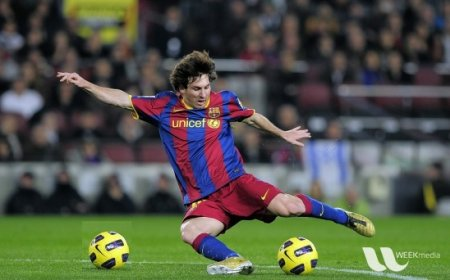
#> input picture opencv_tut/images/Messi5.jpg, 450 x 280 px, given in place of the camera
$ python self_blur_filters.py   (Python 2 division)
#> lines starting #> are read from the running program, lines starting #| are printed output that depends on the picture; after the words box and inside, x2 and y2 are one past the last pixel; in counts of white or black regions, pixels touching at a corner belong together
#!/usr/bin/env python
# MIT License

# Copyright (c) 2017 Jetsonhacks

# Permission is hereby granted, free of charge, to any person obtaining a copy
# of this software and associated documentation files (the "Software"), to deal
# in the Software without restriction, including without limitation the rights
# to use, copy, modify, merge, publish, distribute, sublicense, and/or sell
# copies of the Software, and to permit persons to whom the Software is
# furnished to do so, subject to the following conditions:

# The above copyright notice and this permission notice shall be included in all
# copies or substantial portions of the Software.

# THE SOFTWARE IS PROVIDED "AS IS", WITHOUT WARRANTY OF ANY KIND, EXPRESS OR
# IMPLIED, INCLUDING BUT NOT LIMITED TO THE WARRANTIES OF MERCHANTABILITY,
# FITNESS FOR A PARTICULAR PURPOSE AND NONINFRINGEMENT. IN NO EVENT SHALL THE
# AUTHORS OR COPYRIGHT HOLDERS BE LIABLE FOR ANY CLAIM, DAMAGES OR OTHER
# LIABILITY, WHETHER IN AN ACTION OF CONTRACT, TORT OR OTHERWISE, ARISING FROM,
# OUT OF OR IN CONNECTION WITH THE SOFTWARE OR THE USE OR OTHER DEALINGS IN THE
# SOFTWARE.

import sys
import cv2
import numpy as np

def read_cam():
    # On versions of L4T previous to L4T 28.1, flip-method=2
    # Use the Jetson onboard camera
    cap = cv2.VideoCapture(0)
    if cap.isOpened():
        windowName = "CannyDemo"
        cv2.namedWindow(windowName, cv2.WINDOW_NORMAL)
        cv2.resizeWindow(windowName,1280,720)
        cv2.moveWindow(windowName,0,0)
        cv2.setWindowTitle(windowName,"Canny Edge Detection")
        showWindow=3  # Show all stages
        showHelp = True
        font = cv2.FONT_HERSHEY_PLAIN
        helpText="'Esc' to Quit, '1' for Camera Feed, '2' for Canny Detection, '3' for All Stages. '4' to hide help"
        edgeThreshold=40
        showFullScreen = False
        while True:
            if cv2.getWindowProperty(windowName, 0) < 0: # Check to see if the user closed the window
                # This will fail if the user closed the window; Nasties get printed to the console
                break;
            ret_val, frame = cap.read(); #actual image
#> frame is the input picture: shape (280, 450, 3); mean B, G, R 72.3, 85.8, 82.3
            hsv=cv2.cvtColor(frame, cv2.COLOR_BGR2GRAY) #converts an image from one color space to another
            blur=cv2.GaussianBlur(hsv,(7,7),1.5) #verschwommenes black-white
            edges=cv2.Canny(blur,0,edgeThreshold) #canny filter
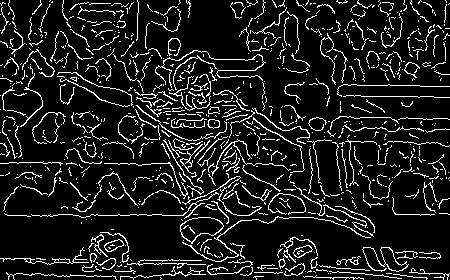
#> edges: shape (280, 450); 11.4% white in thin lines or dots

            blur2 = cv2.blur(frame,(89,89)) #(src, (ksize.width, ksize.height) )
            median = cv2.medianBlur(frame,89) #(src, ksize must be odd and greater 1)
            laplacian = cv2.Laplacian(frame,-1) #(src, depth)
            biliteral = cv2.bilateralFilter(frame,3,75,75) #(src, diameter, sigmacolor, sigmaspace)
            filter2D= cv2.filter2D(frame,-1,5)  #(src, ddepth, kernel)

            #erode = cv2.erode(frame, 5)

            if showWindow == 3:  # Need to show the 4 stages
                # Composite the 2x2 window
                # Feed from the camera is RGB, the others gray
                # To composite, convert gray images to color.
                # All images must be of the same type to display in a window
                frameRs=cv2.resize(frame, (426,240))
                hsvRs=cv2.resize(hsv,(426,240))
                blurRs=cv2.resize(blur,(426,240))
                edgesRs=cv2.resize(edges,(426,240))

                blur2Rs=cv2.resize(blur2,(426,240))
                medianRs=cv2.resize(median,(426,240))
                laplacianRs=cv2.resize(laplacian,(426,240))
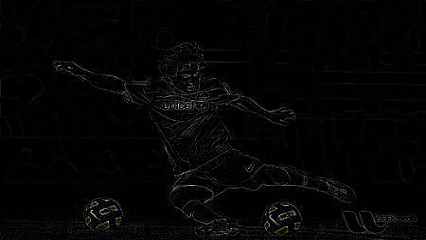
#> laplacianRs: shape (240, 426, 3); mean B, G, R 5, 4.8, 5
                biliteralRs=cv2.resize(biliteral,(426,240))
                filter2DRs=cv2.resize(filter2D,(426,240))
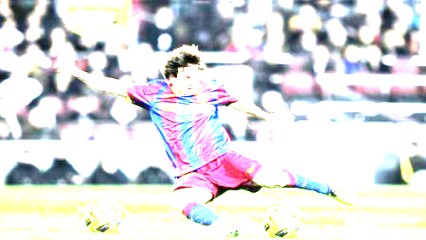
#> filter2DRs: shape (240, 426, 3); mean B, G, R 223.3, 220.7, 220.5


                vidBuf = np.concatenate((frameRs, cv2.cvtColor(hsvRs,cv2.COLOR_GRAY2BGR), cv2.cvtColor(blurRs,cv2.COLOR_GRAY2BGR)), axis=1) #zusammenfuehren links oben und recht oben
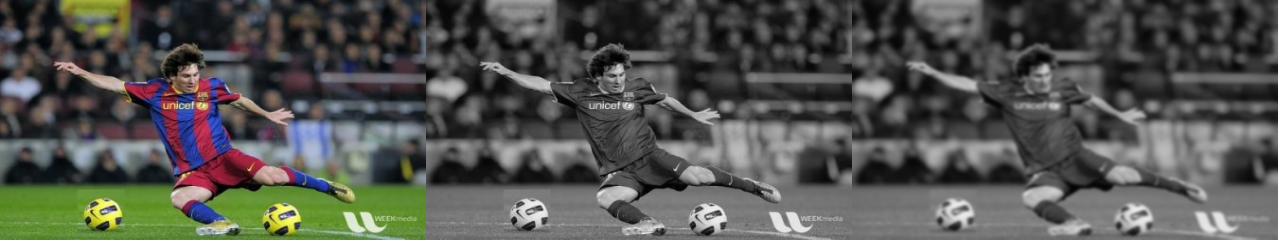
#> vidBuf: shape (240, 1278, 3); mean B, G, R 79.4, 83.9, 82.8
                vidBuf1 = np.concatenate( (cv2.cvtColor(edgesRs,cv2.COLOR_GRAY2BGR), blur2Rs, medianRs ), axis=1)
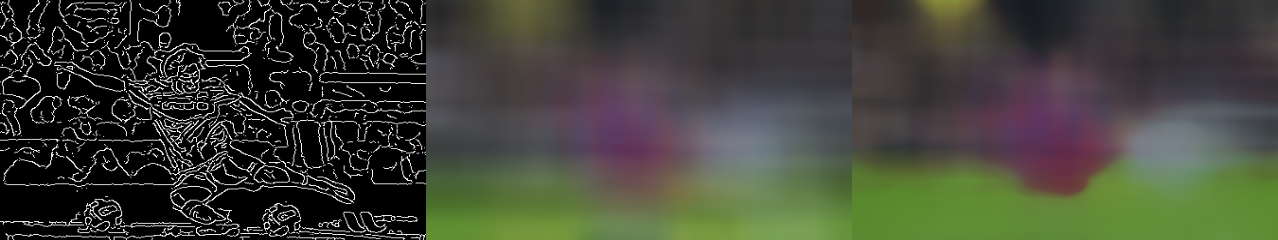
#> vidBuf1: shape (240, 1278, 3); mean B, G, R 55.1, 66.2, 63.4
                vidBuf2 = np.concatenate( (laplacianRs, biliteralRs, filter2DRs), axis=1)
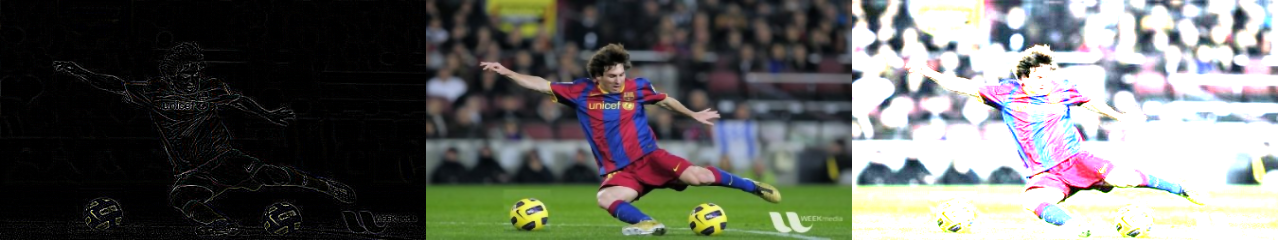
#> vidBuf2: shape (240, 1278, 3); mean B, G, R 100.2, 103.7, 102.5

                vidBuf = np.concatenate( (vidBuf, vidBuf1, vidBuf2), axis=0) #zusammenfuehren von oben und unten
#> vidBuf: shape (720, 1278, 3)

            if showWindow==1: # Show Camera Frame
                displayBuf = frame
            elif showWindow == 2: # Show Canny Edge Detection
                displayBuf = edges
            elif showWindow == 3: # Show All Stages
                displayBuf = vidBuf

            if showHelp == True:
                cv2.putText(displayBuf, helpText, (11,20), font, 1.0, (32,32,32), 4, cv2.LINE_AA)  #Text in schwarz
                cv2.putText(displayBuf, helpText, (10,20), font, 1.0, (240,240,240), 1, cv2.LINE_AA) #Text in weiss
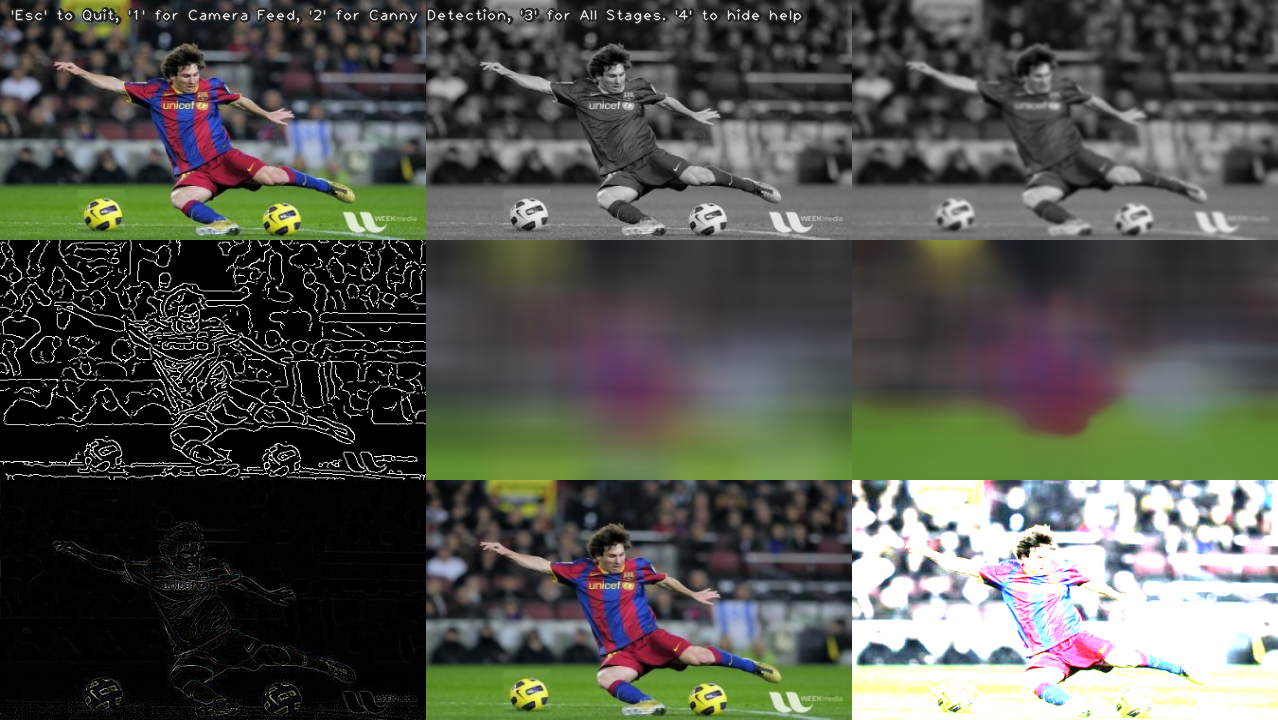
#> displayBuf: shape (720, 1278, 3); mean B, G, R 78.4, 84.8, 83.1

            cv2.imshow(windowName,displayBuf) #show frame
            key=cv2.waitKey(10) #-1
#> (key Esc is pressed here)

            if key == 27: # Check for ESC key
                cv2.destroyAllWindows()
                break ;
            elif key==49: # 1 key, show frame
                cv2.setWindowTitle(windowName,"Camera Feed")
                showWindow=1
            elif key==50: # 2 key, show Canny
                cv2.setWindowTitle(windowName,"Canny Edge Detection")
                showWindow=2
            elif key==51: # 3 key, show Stages
                cv2.setWindowTitle(windowName,"Camera, Gray scale, Gaussian Blur, Canny Edge Detection")
                showWindow=3
            elif key==52: # 4 key, toggle help
                showHelp = not showHelp
            elif key==44: # , lower canny edge threshold
                edgeThreshold=max(0,edgeThreshold-1)
                print 'Canny Edge Threshold Maximum: ',edgeThreshold
            elif key==46: # . raise canny edge threshold
                edgeThreshold=edgeThreshold+1
                print 'Canny Edge Threshold Maximum: ', edgeThreshold
            elif key==53: # Toggle fullscreen; This is the F3 key on this particular keyboard
                # Toggle full screen mode
                if showFullScreen == False :
                    cv2.setWindowProperty(windowName, cv2.WND_PROP_FULLSCREEN, cv2.WINDOW_FULLSCREEN) # set to fullscreen
                else:
                    cv2.setWindowProperty(windowName, cv2.WND_PROP_FULLSCREEN, cv2.WINDOW_NORMAL) #disable fullscreen
                showFullScreen = not showFullScreen

    else:
     print "camera open failed"


if __name__ == '__main__':
    read_cam()

$ run again, on opencv_tut/images/Unbenannt.JPG
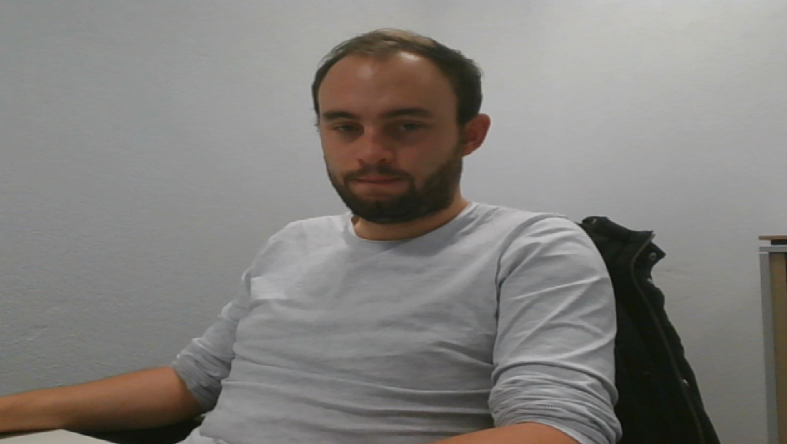
#> input picture opencv_tut/images/Unbenannt.JPG, 1573 x 888 px, given in place of the camera (shown at 1/2 size)
#> in read_cam, frame is the input picture: shape (888, 1573, 3); mean B, G, R 124.6, 128.1, 130.9
#> in read_cam, `edges=cv2.Canny(blur,0,edgeThreshold)`:
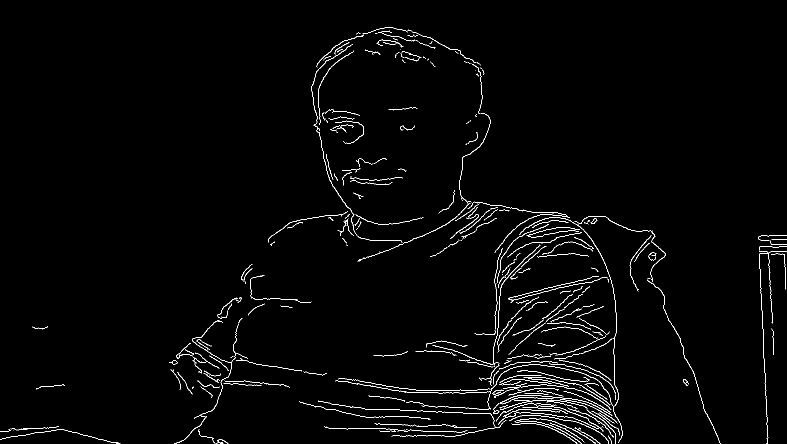
#> edges: shape (888, 1573) (shown at 1/2 size); 1.7% white in thin lines or dots
#> in read_cam, `cv2.putText(displayBuf, helpText, (10,20), font, 1.0, (240,240,240), 1..`:
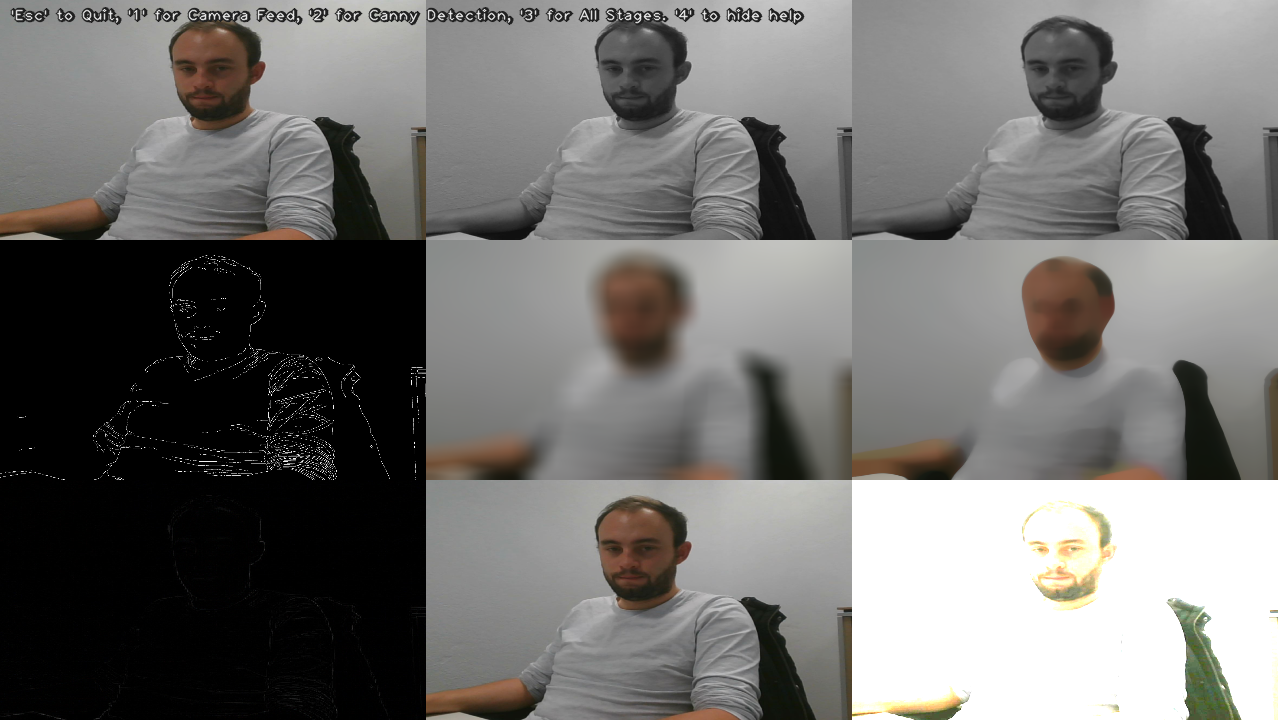
#> displayBuf: shape (720, 1278, 3); mean B, G, R 110.8, 112.9, 114.2

$ run again, on opencv_tut/images/apple.jpg
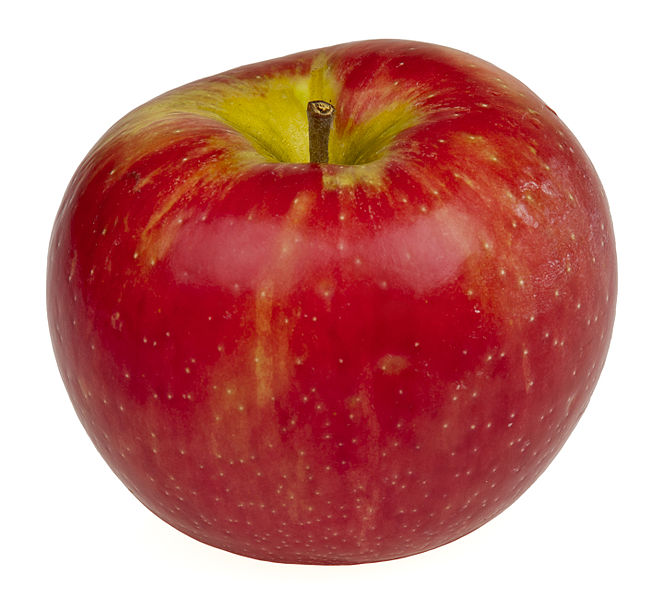
#> input picture opencv_tut/images/apple.jpg, 664 x 599 px, given in place of the camera
#> in read_cam, frame is the input picture: shape (599, 664, 3); mean B, G, R 129.2, 133.2, 199
#> in read_cam, `edges=cv2.Canny(blur,0,edgeThreshold)`:
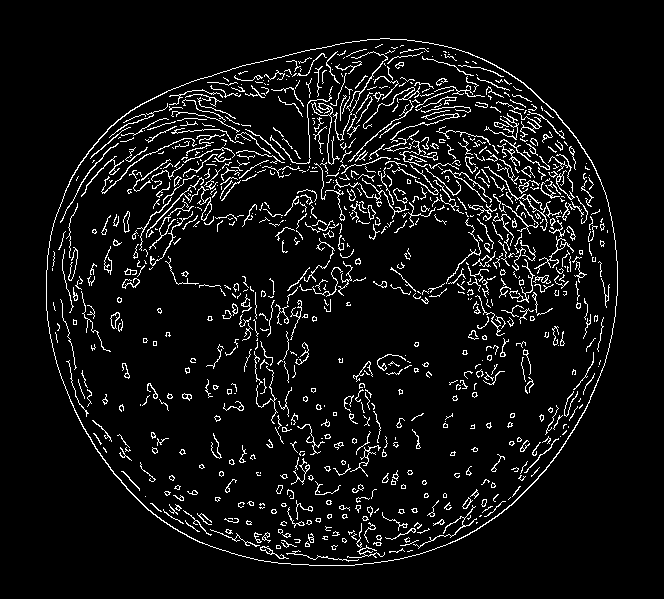
#> edges: shape (599, 664); 6.6% white in thin lines or dots, all inside (x1, y1, x2, y2) = (46, 38, 618, 566)
#> in read_cam, `cv2.putText(displayBuf, helpText, (10,20), font, 1.0, (240,240,240), 1..`:
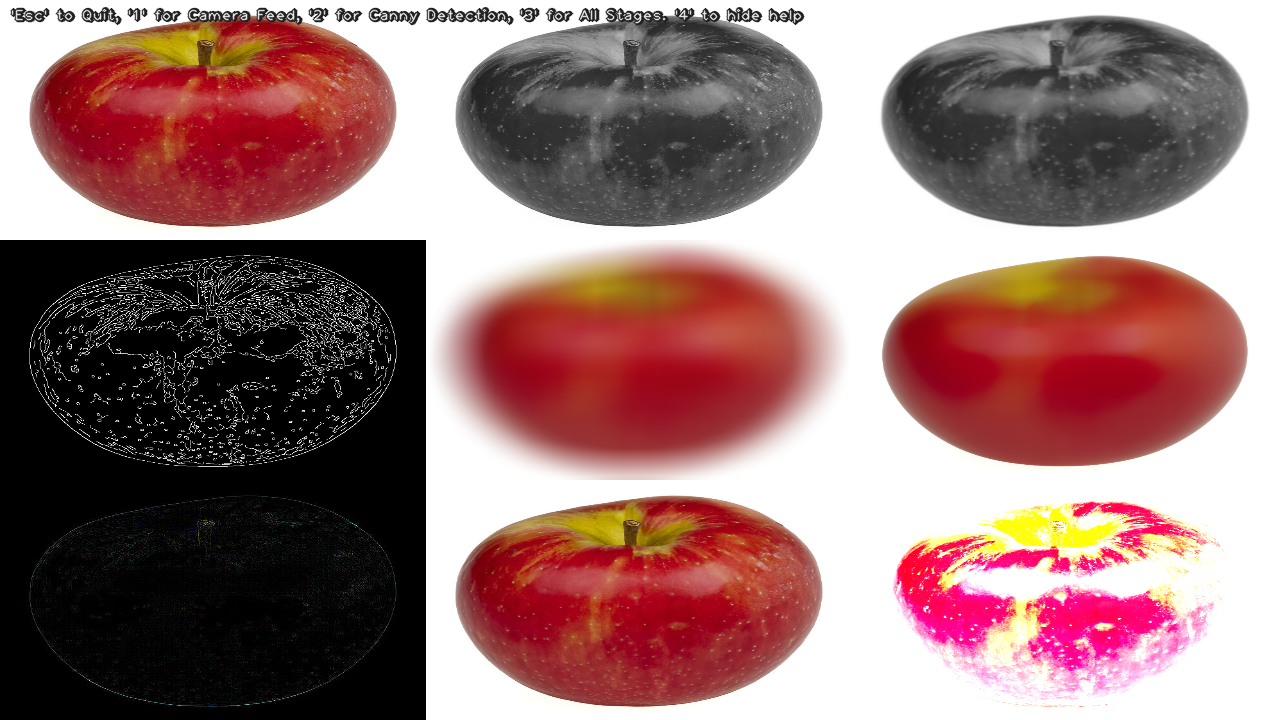
#> displayBuf: shape (720, 1278, 3); mean B, G, R 116.4, 117.4, 151.8
